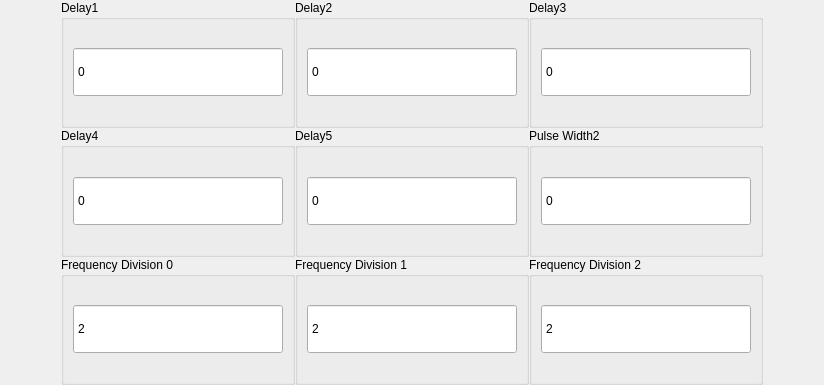
<?xml version="1.0" encoding="UTF-8"?>
<ui version="4.0">
 <class>mPsoBaseWdt</class>
 <widget class="QWidget" name="mPsoBaseWdt">
  <property name="geometry">
   <rect>
    <x>0</x>
    <y>0</y>
    <width>824</width>
    <height>385</height>
   </rect>
  </property>
  <property name="windowTitle">
   <string>Form</string>
  </property>
  <layout class="QVBoxLayout" name="verticalLayout_2">
   <property name="topMargin">
    <number>0</number>
   </property>
   <property name="bottomMargin">
    <number>0</number>
   </property>
   <item>
    <layout class="QVBoxLayout" name="verticalLayout" stretch="10">
     <property name="spacing">
      <number>0</number>
     </property>
     <item>
      <layout class="QHBoxLayout" name="horizontalLayout">
       <item>
        <spacer name="horizontalSpacer">
         <property name="orientation">
          <enum>Qt::Horizontal</enum>
         </property>
         <property name="sizeType">
          <enum>QSizePolicy::Expanding</enum>
         </property>
         <property name="sizeHint" stdset="0">
          <size>
           <width>10</width>
           <height>20</height>
          </size>
         </property>
        </spacer>
       </item>
       <item>
        <layout class="QGridLayout" name="gridLayout_5">
         <item row="0" column="0">
          <widget class="QGroupBox" name="groupBox_5">
           <property name="title">
            <string>Delay1</string>
           </property>
           <layout class="QGridLayout" name="gridLayout_6">
            <item row="0" column="0">
             <widget class="QSpinBox" name="mYs1Edit">
              <property name="minimumSize">
               <size>
                <width>210</width>
                <height>50</height>
               </size>
              </property>
              <property name="maximumSize">
               <size>
                <width>180</width>
                <height>50</height>
               </size>
              </property>
              <property name="buttonSymbols">
               <enum>QAbstractSpinBox::NoButtons</enum>
              </property>
              <property name="maximum">
               <number>5000</number>
              </property>
             </widget>
            </item>
           </layout>
          </widget>
         </item>
         <item row="0" column="1">
          <widget class="QGroupBox" name="groupBox_6">
           <property name="title">
            <string>Delay2</string>
           </property>
           <layout class="QGridLayout" name="gridLayout_7">
            <item row="0" column="0">
             <widget class="QSpinBox" name="mYs2Edit">
              <property name="minimumSize">
               <size>
                <width>210</width>
                <height>50</height>
               </size>
              </property>
              <property name="maximumSize">
               <size>
                <width>180</width>
                <height>50</height>
               </size>
              </property>
              <property name="buttonSymbols">
               <enum>QAbstractSpinBox::NoButtons</enum>
              </property>
              <property name="maximum">
               <number>5000</number>
              </property>
             </widget>
            </item>
           </layout>
          </widget>
         </item>
         <item row="0" column="2">
          <widget class="QGroupBox" name="groupBox_7">
           <property name="title">
            <string>Delay3</string>
           </property>
           <layout class="QGridLayout" name="gridLayout_8">
            <item row="0" column="0">
             <widget class="QSpinBox" name="mYs3Edit">
              <property name="minimumSize">
               <size>
                <width>210</width>
                <height>50</height>
               </size>
              </property>
              <property name="maximumSize">
               <size>
                <width>180</width>
                <height>50</height>
               </size>
              </property>
              <property name="buttonSymbols">
               <enum>QAbstractSpinBox::NoButtons</enum>
              </property>
              <property name="maximum">
               <number>5000</number>
              </property>
             </widget>
            </item>
           </layout>
          </widget>
         </item>
         <item row="1" column="0">
          <widget class="QGroupBox" name="groupBox_8">
           <property name="title">
            <string>Delay4</string>
           </property>
           <layout class="QGridLayout" name="gridLayout_9">
            <item row="0" column="0">
             <widget class="QSpinBox" name="mYs4Edit">
              <property name="minimumSize">
               <size>
                <width>210</width>
                <height>50</height>
               </size>
              </property>
              <property name="maximumSize">
               <size>
                <width>180</width>
                <height>50</height>
               </size>
              </property>
              <property name="buttonSymbols">
               <enum>QAbstractSpinBox::NoButtons</enum>
              </property>
              <property name="maximum">
               <number>5000</number>
              </property>
             </widget>
            </item>
           </layout>
          </widget>
         </item>
         <item row="1" column="1">
          <widget class="QGroupBox" name="groupBox_9">
           <property name="title">
            <string>Delay5</string>
           </property>
           <layout class="QGridLayout" name="gridLayout_10">
            <item row="0" column="0">
             <widget class="QSpinBox" name="mYs5Edit">
              <property name="minimumSize">
               <size>
                <width>210</width>
                <height>50</height>
               </size>
              </property>
              <property name="maximumSize">
               <size>
                <width>180</width>
                <height>50</height>
               </size>
              </property>
              <property name="buttonSymbols">
               <enum>QAbstractSpinBox::NoButtons</enum>
              </property>
              <property name="maximum">
               <number>5000</number>
              </property>
             </widget>
            </item>
           </layout>
          </widget>
         </item>
         <item row="1" column="2">
          <widget class="QGroupBox" name="groupBox">
           <property name="title">
            <string>Pulse Width2</string>
           </property>
           <layout class="QGridLayout" name="gridLayout_2">
            <item row="0" column="0">
             <widget class="QSpinBox" name="mMc2Edit">
              <property name="minimumSize">
               <size>
                <width>210</width>
                <height>50</height>
               </size>
              </property>
              <property name="maximumSize">
               <size>
                <width>180</width>
                <height>50</height>
               </size>
              </property>
              <property name="buttonSymbols">
               <enum>QAbstractSpinBox::NoButtons</enum>
              </property>
              <property name="maximum">
               <number>5000</number>
              </property>
             </widget>
            </item>
           </layout>
          </widget>
         </item>
         <item row="2" column="0">
          <widget class="QGroupBox" name="groupBox_2">
           <property name="title">
            <string>Frequency Division 0</string>
           </property>
           <layout class="QGridLayout" name="gridLayout">
            <item row="0" column="0">
             <widget class="QSpinBox" name="mFenPin1">
              <property name="minimumSize">
               <size>
                <width>210</width>
                <height>50</height>
               </size>
              </property>
              <property name="maximumSize">
               <size>
                <width>180</width>
                <height>50</height>
               </size>
              </property>
              <property name="buttonSymbols">
               <enum>QAbstractSpinBox::NoButtons</enum>
              </property>
              <property name="minimum">
               <number>2</number>
              </property>
              <property name="maximum">
               <number>255</number>
              </property>
             </widget>
            </item>
           </layout>
          </widget>
         </item>
         <item row="2" column="1">
          <widget class="QGroupBox" name="groupBox_3">
           <property name="title">
            <string>Frequency Division 1</string>
           </property>
           <layout class="QGridLayout" name="gridLayout_3">
            <item row="0" column="0">
             <widget class="QSpinBox" name="mFenPin2">
              <property name="minimumSize">
               <size>
                <width>210</width>
                <height>50</height>
               </size>
              </property>
              <property name="maximumSize">
               <size>
                <width>180</width>
                <height>50</height>
               </size>
              </property>
              <property name="buttonSymbols">
               <enum>QAbstractSpinBox::NoButtons</enum>
              </property>
              <property name="minimum">
               <number>2</number>
              </property>
              <property name="maximum">
               <number>255</number>
              </property>
             </widget>
            </item>
           </layout>
          </widget>
         </item>
         <item row="2" column="2">
          <widget class="QGroupBox" name="groupBox_4">
           <property name="title">
            <string>Frequency Division 2</string>
           </property>
           <layout class="QGridLayout" name="gridLayout_4">
            <item row="0" column="0">
             <widget class="QSpinBox" name="mFenPin3">
              <property name="minimumSize">
               <size>
                <width>210</width>
                <height>50</height>
               </size>
              </property>
              <property name="maximumSize">
               <size>
                <width>180</width>
                <height>50</height>
               </size>
              </property>
              <property name="buttonSymbols">
               <enum>QAbstractSpinBox::NoButtons</enum>
              </property>
              <property name="minimum">
               <number>2</number>
              </property>
              <property name="maximum">
               <number>255</number>
              </property>
             </widget>
            </item>
           </layout>
          </widget>
         </item>
        </layout>
       </item>
       <item>
        <spacer name="horizontalSpacer_2">
         <property name="orientation">
          <enum>Qt::Horizontal</enum>
         </property>
         <property name="sizeType">
          <enum>QSizePolicy::Expanding</enum>
         </property>
         <property name="sizeHint" stdset="0">
          <size>
           <width>10</width>
           <height>20</height>
          </size>
         </property>
        </spacer>
       </item>
      </layout>
     </item>
    </layout>
   </item>
  </layout>
 </widget>
 <resources/>
 <connections/>
</ui>
